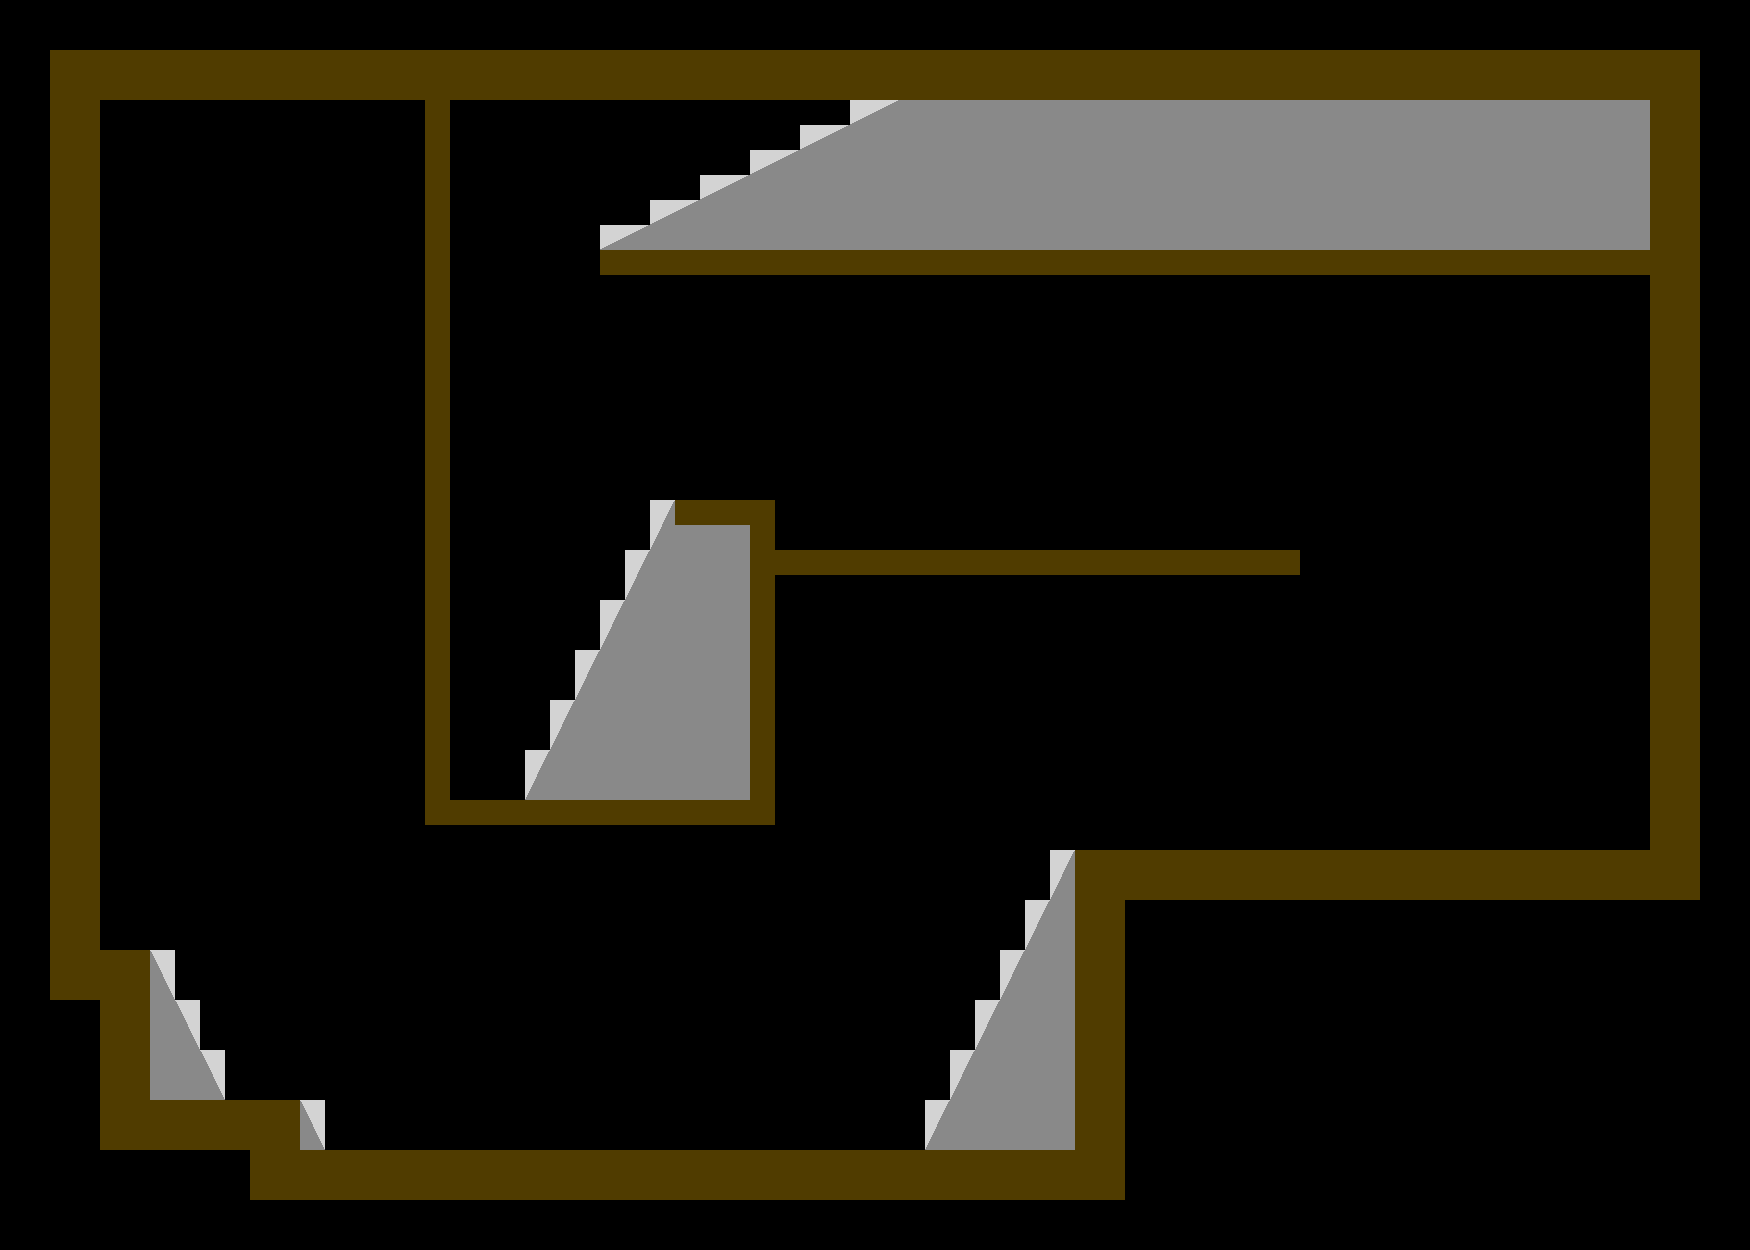

This is a level from a 2D game, rendered from its Tiled map with the project's own tilesets. A one-line summary and the complete map file follow:
An orthogonal 70x50 tile map with 25x25 px tiles, 1 tile layer (Tile Layer 1).

<map version="1.0" orientation="orthogonal" renderorder="right-down" width="70" height="50" tilewidth="25" tileheight="25" nextobjectid="1">
 <tileset firstgid="1" name="tileset" tilewidth="25" tileheight="25" tilecount="35" columns="7">
  <image source="../tileset.png" width="175" height="125" />
 </tileset>
 <layer name="Tile Layer 1" width="70" height="50">
  <data encoding="csv">
3,3,3,3,3,3,3,3,3,3,3,3,3,3,3,3,3,3,3,3,3,3,3,3,3,3,3,3,3,3,3,3,3,3,3,3,3,3,3,3,3,3,3,3,3,3,3,3,3,3,3,3,3,3,3,3,3,3,3,3,3,3,3,3,3,3,3,3,3,3,
3,3,3,3,3,3,3,3,3,3,3,3,3,3,3,3,3,3,3,3,3,3,3,3,3,3,3,3,3,3,3,3,3,3,3,3,3,3,3,3,3,3,3,3,3,3,3,3,3,3,3,3,3,3,3,3,3,3,3,3,3,3,3,3,3,3,3,3,3,3,
3,3,1,1,1,1,1,1,1,1,1,1,1,1,1,1,1,1,1,1,1,1,1,1,1,1,1,1,1,1,1,1,1,1,1,1,1,1,1,1,1,1,1,1,1,1,1,1,1,1,1,1,1,1,1,1,1,1,1,1,1,1,1,1,1,1,1,1,3,3,
3,3,1,1,1,1,1,1,1,1,1,1,1,1,1,1,1,1,1,1,1,1,1,1,1,1,1,1,1,1,1,1,1,1,1,1,1,1,1,1,1,1,1,1,1,1,1,1,1,1,1,1,1,1,1,1,1,1,1,1,1,1,1,1,1,1,1,1,3,3,
3,3,1,1,0,0,0,0,0,0,0,0,0,0,0,0,0,1,0,0,0,0,0,0,0,0,0,0,0,0,0,0,0,0,9,10,6,6,6,6,6,6,6,6,6,6,6,6,6,6,6,6,6,6,6,6,6,6,6,6,6,6,6,6,6,6,1,1,3,3,
3,3,1,1,0,0,0,0,0,0,0,0,0,0,0,0,0,1,0,0,0,0,0,0,0,0,0,0,0,0,0,0,9,10,6,6,6,6,6,6,6,6,6,6,6,6,6,6,6,6,6,6,6,6,6,6,6,6,6,6,6,6,6,6,6,6,1,1,3,3,
3,3,1,1,0,0,0,0,0,0,0,0,0,0,0,0,0,1,0,0,0,0,0,0,0,0,0,0,0,0,9,10,6,6,6,6,6,6,6,6,6,6,6,6,6,6,6,6,6,6,6,6,6,6,6,6,6,6,6,6,6,6,6,6,6,6,1,1,3,3,
3,3,1,1,0,0,0,0,0,0,0,0,0,0,0,0,0,1,0,0,0,0,0,0,0,0,0,0,9,10,6,6,6,6,6,6,6,6,6,6,6,6,6,6,6,6,6,6,6,6,6,6,6,6,6,6,6,6,6,6,6,6,6,6,6,6,1,1,3,3,
3,3,1,1,0,0,0,0,0,0,0,0,0,0,0,0,0,1,0,0,0,0,0,0,0,0,9,10,6,6,6,6,6,6,6,6,6,6,6,6,6,6,6,6,6,6,6,6,6,6,6,6,6,6,6,6,6,6,6,6,6,6,6,6,6,6,1,1,3,3,
3,3,1,1,0,0,0,0,0,0,0,0,0,0,0,0,0,1,0,0,0,0,0,0,9,10,6,6,6,6,6,6,6,6,6,6,6,6,6,6,6,6,6,6,6,6,6,6,6,6,6,6,6,6,6,6,6,6,6,6,6,6,6,6,6,6,1,1,3,3,
3,3,1,1,0,0,0,0,0,0,0,0,0,0,0,0,0,1,0,0,0,0,0,0,1,1,1,1,1,1,1,1,1,1,1,1,1,1,1,1,1,1,1,1,1,1,1,1,1,1,1,1,1,1,1,1,1,1,1,1,1,1,1,1,1,1,1,1,3,3,
3,3,1,1,0,0,0,0,0,0,0,0,0,0,0,0,0,1,0,0,0,0,0,0,0,0,0,0,0,0,0,0,0,0,0,0,0,0,0,0,0,0,0,0,0,0,0,0,0,0,0,0,0,0,0,0,0,0,0,0,0,0,0,0,0,0,1,1,3,3,
3,3,1,1,0,0,0,0,0,0,0,0,0,0,0,0,0,1,0,0,0,0,0,0,0,0,0,0,0,0,0,0,0,0,0,0,0,0,0,0,0,0,0,0,0,0,0,0,0,0,0,0,0,0,0,0,0,0,0,0,0,0,0,0,0,0,1,1,3,3,
3,3,1,1,0,0,0,0,0,0,0,0,0,0,0,0,0,1,0,0,0,0,0,0,0,0,0,0,0,0,0,0,0,0,0,0,0,0,0,0,0,0,0,0,0,0,0,0,0,0,0,0,0,0,0,0,0,0,0,0,0,0,0,0,0,0,1,1,3,3,
3,3,1,1,0,0,0,0,0,0,0,0,0,0,0,0,0,1,0,0,0,0,0,0,0,0,0,0,0,0,0,0,0,0,0,0,0,0,0,0,0,0,0,0,0,0,0,0,0,0,0,0,0,0,0,0,0,0,0,0,0,0,0,0,0,0,1,1,3,3,
3,3,1,1,0,0,0,0,0,0,0,0,0,0,0,0,0,1,0,0,0,0,0,0,0,0,0,0,0,0,0,0,0,0,0,0,0,0,0,0,0,0,0,0,0,0,0,0,0,0,0,0,0,0,0,0,0,0,0,0,0,0,0,0,0,0,1,1,3,3,
3,3,1,1,0,0,0,0,0,0,0,0,0,0,0,0,0,1,0,0,0,0,0,0,0,0,0,0,0,0,0,0,0,0,0,0,0,0,0,0,0,0,0,0,0,0,0,0,0,0,0,0,0,0,0,0,0,0,0,0,0,0,0,0,0,0,1,1,3,3,
3,3,1,1,0,0,0,0,0,0,0,0,0,0,0,0,0,1,0,0,0,0,0,0,0,0,0,0,0,0,0,0,0,0,0,0,0,0,0,0,0,0,0,0,0,0,0,0,0,0,0,0,0,0,0,0,0,0,0,0,0,0,0,0,0,0,1,1,3,3,
3,3,1,1,0,0,0,0,0,0,0,0,0,0,0,0,0,1,0,0,0,0,0,0,0,0,0,0,0,0,0,0,0,0,0,0,0,0,0,0,0,0,0,0,0,0,0,0,0,0,0,0,0,0,0,0,0,0,0,0,0,0,0,0,0,0,1,1,3,3,
3,3,1,1,0,0,0,0,0,0,0,0,0,0,0,0,0,1,0,0,0,0,0,0,0,0,0,0,0,0,0,0,0,0,0,0,0,0,0,0,0,0,0,0,0,0,0,0,0,0,0,0,0,0,0,0,0,0,0,0,0,0,0,0,0,0,1,1,3,3,
3,3,1,1,0,0,0,0,0,0,0,0,0,0,0,0,0,1,0,0,0,0,0,0,0,0,18,1,1,1,1,0,0,0,0,0,0,0,0,0,0,0,0,0,0,0,0,0,0,0,0,0,0,0,0,0,0,0,0,0,0,0,0,0,0,0,1,1,3,3,
3,3,1,1,0,0,0,0,0,0,0,0,0,0,0,0,0,1,0,0,0,0,0,0,0,0,19,6,6,6,1,0,0,0,0,0,0,0,0,0,0,0,0,0,0,0,0,0,0,0,0,0,0,0,0,0,0,0,0,0,0,0,0,0,0,0,1,1,3,3,
3,3,1,1,0,0,0,0,0,0,0,0,0,0,0,0,0,1,0,0,0,0,0,0,0,18,6,6,6,6,1,1,1,1,1,1,1,1,1,1,1,1,1,1,1,1,1,1,1,1,1,1,0,0,0,0,0,0,0,0,0,0,0,0,0,0,1,1,3,3,
3,3,1,1,0,0,0,0,0,0,0,0,0,0,0,0,0,1,0,0,0,0,0,0,0,19,6,6,6,6,1,0,0,0,0,0,0,0,0,0,0,0,0,0,0,0,0,0,0,0,0,0,0,0,0,0,0,0,0,0,0,0,0,0,0,0,1,1,3,3,
3,3,1,1,0,0,0,0,0,0,0,0,0,0,0,0,0,1,0,0,0,0,0,0,18,6,6,6,6,6,1,0,0,0,0,0,0,0,0,0,0,0,0,0,0,0,0,0,0,0,0,0,0,0,0,0,0,0,0,0,0,0,0,0,0,0,1,1,3,3,
3,3,1,1,0,0,0,0,0,0,0,0,0,0,0,0,0,1,0,0,0,0,0,0,19,6,6,6,6,6,1,0,0,0,0,0,0,0,0,0,0,0,0,0,0,0,0,0,0,0,0,0,0,0,0,0,0,0,0,0,0,0,0,0,0,0,1,1,3,3,
3,3,1,1,0,0,0,0,0,0,0,0,0,0,0,0,0,1,0,0,0,0,0,18,6,6,6,6,6,6,1,0,0,0,0,0,0,0,0,0,0,0,0,0,0,0,0,0,0,0,0,0,0,0,0,0,0,0,0,0,0,0,0,0,0,0,1,1,3,3,
3,3,1,1,0,0,0,0,0,0,0,0,0,0,0,0,0,1,0,0,0,0,0,19,6,6,6,6,6,6,1,0,0,0,0,0,0,0,0,0,0,0,0,0,0,0,0,0,0,0,0,0,0,0,0,0,0,0,0,0,0,0,0,0,0,0,1,1,3,3,
3,3,1,1,0,0,0,0,0,0,0,0,0,0,0,0,0,1,0,0,0,0,18,6,6,6,6,6,6,6,1,0,0,0,0,0,0,0,0,0,0,0,0,0,0,0,0,0,0,0,0,0,0,0,0,0,0,0,0,0,0,0,0,0,0,0,1,1,3,3,
3,3,1,1,0,0,0,0,0,0,0,0,0,0,0,0,0,1,0,0,0,0,19,6,6,6,6,6,6,6,1,0,0,0,0,0,0,0,0,0,0,0,0,0,0,0,0,0,0,0,0,0,0,0,0,0,0,0,0,0,0,0,0,0,0,0,1,1,3,3,
3,3,1,1,0,0,0,0,0,0,0,0,0,0,0,0,0,1,0,0,0,18,6,6,6,6,6,6,6,6,1,0,0,0,0,0,0,0,0,0,0,0,0,0,0,0,0,0,0,0,0,0,0,0,0,0,0,0,0,0,0,0,0,0,0,0,1,1,3,3,
3,3,1,1,0,0,0,0,0,0,0,0,0,0,0,0,0,1,0,0,0,19,6,6,6,6,6,6,6,6,1,0,0,0,0,0,0,0,0,0,0,0,0,0,0,0,0,0,0,0,0,0,0,0,0,0,0,0,0,0,0,0,0,0,0,0,1,1,3,3,
3,3,1,1,0,0,0,0,0,0,0,0,0,0,0,0,0,1,1,1,1,1,1,1,1,1,1,1,1,1,1,0,0,0,0,0,0,0,0,0,0,0,0,0,0,0,0,0,0,0,0,0,0,0,0,0,0,0,0,0,0,0,0,0,0,0,1,1,3,3,
3,3,1,1,0,0,0,0,0,0,0,0,0,0,0,0,0,0,0,0,0,0,0,0,0,0,0,0,0,0,0,0,0,0,0,0,0,0,0,0,0,0,0,0,0,0,0,0,0,0,0,0,0,0,0,0,0,0,0,0,0,0,0,0,0,0,1,1,3,3,
3,3,1,1,0,0,0,0,0,0,0,0,0,0,0,0,0,0,0,0,0,0,0,0,0,0,0,0,0,0,0,0,0,0,0,0,0,0,0,0,0,0,18,1,1,1,1,1,1,1,1,1,1,1,1,1,1,1,1,1,1,1,1,1,1,1,1,1,3,3,
3,3,1,1,0,0,0,0,0,0,0,0,0,0,0,0,0,0,0,0,0,0,0,0,0,0,0,0,0,0,0,0,0,0,0,0,0,0,0,0,0,0,19,1,1,1,1,1,1,1,1,1,1,1,1,1,1,1,1,1,1,1,1,1,1,1,1,1,3,3,
3,3,1,1,0,0,0,0,0,0,0,0,0,0,0,0,0,0,0,0,0,0,0,0,0,0,0,0,0,0,0,0,0,0,0,0,0,0,0,0,0,18,6,1,1,3,3,3,3,3,3,3,3,3,3,3,3,3,3,3,3,3,3,3,3,3,3,3,3,3,
3,3,1,1,0,0,0,0,0,0,0,0,0,0,0,0,0,0,0,0,0,0,0,0,0,0,0,0,0,0,0,0,0,0,0,0,0,0,0,0,0,19,6,1,1,3,3,3,3,3,3,3,3,3,3,3,3,3,3,3,3,3,3,3,3,3,3,3,3,3,
3,3,1,1,1,1,25,0,0,0,0,0,0,0,0,0,0,0,0,0,0,0,0,0,0,0,0,0,0,0,0,0,0,0,0,0,0,0,0,0,18,6,6,1,1,3,3,3,3,3,3,3,3,3,3,3,3,3,3,3,3,3,3,3,3,3,3,3,3,3,
3,3,1,1,1,1,26,0,0,0,0,0,0,0,0,0,0,0,0,0,0,0,0,0,0,0,0,0,0,0,0,0,0,0,0,0,0,0,0,0,19,6,6,1,1,3,3,3,3,3,3,3,3,3,3,3,3,3,3,3,3,3,3,3,3,3,3,3,3,3,
3,3,3,3,1,1,6,25,0,0,0,0,0,0,0,0,0,0,0,0,0,0,0,0,0,0,0,0,0,0,0,0,0,0,0,0,0,0,0,18,6,6,6,1,1,3,3,3,3,3,3,3,3,3,3,3,3,3,3,3,3,3,3,3,3,3,3,3,3,3,
3,3,3,3,1,1,6,26,0,0,0,0,0,0,0,0,0,0,0,0,0,0,0,0,0,0,0,0,0,0,0,0,0,0,0,0,0,0,0,19,6,6,6,1,1,3,3,3,3,3,3,3,3,3,3,3,3,3,3,3,3,3,3,3,3,3,3,3,3,3,
3,3,3,3,1,1,6,6,25,0,0,0,0,0,0,0,0,0,0,0,0,0,0,0,0,0,0,0,0,0,0,0,0,0,0,0,0,0,18,6,6,6,6,1,1,3,3,3,3,3,3,3,3,3,3,3,3,3,3,3,3,3,3,3,3,3,3,3,3,3,
3,3,3,3,1,1,6,6,26,0,0,0,0,0,0,0,0,0,0,0,0,0,0,0,0,0,0,0,0,0,0,0,0,0,0,0,0,0,19,6,6,6,6,1,1,3,3,3,3,3,3,3,3,3,3,3,3,3,3,3,3,3,3,3,3,3,3,3,3,3,
3,3,3,3,1,1,1,1,1,1,1,1,25,0,0,0,0,0,0,0,0,0,0,0,0,0,0,0,0,0,0,0,0,0,0,0,0,18,6,6,6,6,6,1,1,3,3,3,3,3,3,3,3,3,3,3,3,3,3,3,3,3,3,3,3,3,3,3,3,3,
3,3,3,3,1,1,1,1,1,1,1,1,26,0,0,0,0,0,0,0,0,0,0,0,0,0,0,0,0,0,0,0,0,0,0,0,0,19,6,6,6,6,6,1,1,3,3,3,3,3,3,3,3,3,3,3,3,3,3,3,3,3,3,3,3,3,3,3,3,3,
3,3,3,3,3,3,3,3,3,3,1,1,1,1,1,1,1,1,1,1,1,1,1,1,1,1,1,1,1,1,1,1,1,1,1,1,1,1,1,1,1,1,1,1,1,3,3,3,3,3,3,3,3,3,3,3,3,3,3,3,3,3,3,3,3,3,3,3,3,3,
3,3,3,3,3,3,3,3,3,3,1,1,1,1,1,1,1,1,1,1,1,1,1,1,1,1,1,1,1,1,1,1,1,1,1,1,1,1,1,1,1,1,1,1,1,3,3,3,3,3,3,3,3,3,3,3,3,3,3,3,3,3,3,3,3,3,3,3,3,3,
3,3,3,3,3,3,3,3,3,3,3,3,3,3,3,3,3,3,3,3,3,3,3,3,3,3,3,3,3,3,3,3,3,3,3,3,3,3,3,3,3,3,3,3,3,3,3,3,3,3,3,3,3,3,3,3,3,3,3,3,3,3,3,3,3,3,3,3,3,3,
3,3,3,3,3,3,3,3,3,3,3,3,3,3,3,3,3,3,3,3,3,3,3,3,3,3,3,3,3,3,3,3,3,3,3,3,3,3,3,3,3,3,3,3,3,3,3,3,3,3,3,3,3,3,3,3,3,3,3,3,3,3,3,3,3,3,3,3,3,3
</data>
 </layer>
</map>
